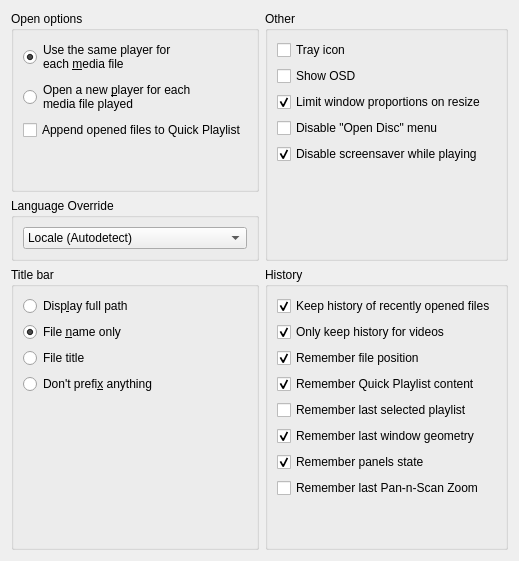
         <widget class="QWidget" name="playerPage">
          <layout class="QGridLayout" name="playerPageLayout">
           <item row="2" column="1">
            <widget class="QGroupBox" name="playerHistoryBox">
             <property name="title">
              <string>History</string>
             </property>
             <layout class="QVBoxLayout" name="playerHistoryBoxLayout">
              <item>
               <widget class="QCheckBox" name="playerKeepHistory">
                <property name="text">
                 <string>Keep history of recently opened files</string>
                </property>
                <property name="checked">
                 <bool>true</bool>
                </property>
               </widget>
              </item>
              <item>
               <widget class="QCheckBox" name="playerKeepHistoryOnlyForVideos">
                <property name="text">
                 <string>Only keep history for videos</string>
                </property>
                <property name="checked">
                 <bool>true</bool>
                </property>
               </widget>
              </item>
              <item>
               <widget class="QCheckBox" name="playerRememberFilePosition">
                <property name="text">
                 <string>Remember file position</string>
                </property>
                <property name="checked">
                 <bool>true</bool>
                </property>
               </widget>
              </item>
              <item>
               <widget class="QCheckBox" name="playerRememberQuickPlaylist">
                <property name="text">
                 <string>Remember Quick Playlist content</string>
                </property>
                <property name="checked">
                 <bool>true</bool>
                </property>
               </widget>
              </item>
              <item>
               <widget class="QCheckBox" name="playerRememberLastPlaylist">
                <property name="text">
                 <string>Remember last selected playlist</string>
                </property>
               </widget>
              </item>
              <item>
               <widget class="QCheckBox" name="playerRememberWindowGeometry">
                <property name="text">
                 <string>Remember last window geometry</string>
                </property>
                <property name="checked">
                 <bool>true</bool>
                </property>
               </widget>
              </item>
              <item>
               <widget class="QCheckBox" name="playerRememberPanels">
                <property name="text">
                 <string>Remember panels state</string>
                </property>
                <property name="checked">
                 <bool>true</bool>
                </property>
               </widget>
              </item>
              <item>
               <widget class="QCheckBox" name="playerRememberPanScanZoom">
                <property name="text">
                 <string>Remember last Pan-n-Scan Zoom</string>
                </property>
               </widget>
              </item>
              <item>
               <spacer name="playerHistorySpacer">
                <property name="orientation">
                 <enum>Qt::Orientation::Vertical</enum>
                </property>
                <property name="sizeHint" stdset="0">
                 <size>
                  <width>20</width>
                  <height>40</height>
                 </size>
                </property>
               </spacer>
              </item>
             </layout>
            </widget>
           </item>
           <item row="1" column="0">
            <widget class="QGroupBox" name="playerLanguageBox">
             <property name="toolTip">
              <string>Requires restarting the application to apply changes</string>
             </property>
             <property name="title">
              <string>Language Override</string>
             </property>
             <layout class="QVBoxLayout" name="verticalLayout_17">
              <item>
               <widget class="QComboBox" name="playerLanguageComboBox_v2">
                <property name="currentIndex">
                 <number>0</number>
                </property>
                <item>
                 <property name="text">
                  <string>Locale (Autodetect)</string>
                 </property>
                </item>
                <item>
                 <property name="text">
                  <string notr="true" extracomment="en - English">English</string>
                 </property>
                </item>
               </widget>
              </item>
             </layout>
            </widget>
           </item>
           <item row="2" column="0">
            <widget class="QGroupBox" name="playerTitleBox">
             <property name="title">
              <string>Title bar</string>
             </property>
             <layout class="QVBoxLayout" name="playerTitleBoxLayout">
              <item>
               <widget class="QRadioButton" name="playerTitleDisplayFullPath">
                <property name="text">
                 <string>Disp&amp;lay full path</string>
                </property>
               </widget>
              </item>
              <item>
               <widget class="QRadioButton" name="playerTitleFileNameOnly">
                <property name="text">
                 <string>File &amp;name only</string>
                </property>
                <property name="checked">
                 <bool>true</bool>
                </property>
               </widget>
              </item>
              <item>
               <widget class="QRadioButton" name="playerTitleFileTitle">
                <property name="text">
                 <string>File title</string>
                </property>
               </widget>
              </item>
              <item>
               <widget class="QRadioButton" name="playerTitleDontPrefix">
                <property name="text">
                 <string>Don't prefi&amp;x anything</string>
                </property>
               </widget>
              </item>
              <item>
               <spacer name="playerTitleSpacer">
                <property name="orientation">
                 <enum>Qt::Orientation::Vertical</enum>
                </property>
                <property name="sizeHint" stdset="0">
                 <size>
                  <width>20</width>
                  <height>40</height>
                 </size>
                </property>
               </spacer>
              </item>
             </layout>
            </widget>
           </item>
           <item row="0" column="0">
            <widget class="QGroupBox" name="playerOpenBox">
             <property name="title">
              <string>Open options</string>
             </property>
             <layout class="QVBoxLayout" name="playerOpenBoxLayout">
              <item>
               <widget class="QRadioButton" name="playerOpenSame">
                <property name="text">
                 <string>Use the same player for
each &amp;media file</string>
                </property>
                <property name="checked">
                 <bool>true</bool>
                </property>
               </widget>
              </item>
              <item>
               <widget class="QRadioButton" name="playerOpenNew">
                <property name="text">
                 <string>Open a new &amp;player for each
media file played</string>
                </property>
               </widget>
              </item>
              <item>
               <widget class="QCheckBox" name="playerAppendToQuickPlaylist">
                <property name="text">
                 <string>Append opened files to Quick Playlist</string>
                </property>
               </widget>
              </item>
              <item>
               <spacer name="playerOpenSpacer">
                <property name="orientation">
                 <enum>Qt::Orientation::Vertical</enum>
                </property>
                <property name="sizeHint" stdset="0">
                 <size>
                  <width>20</width>
                  <height>40</height>
                 </size>
                </property>
               </spacer>
              </item>
             </layout>
            </widget>
           </item>
           <item row="0" column="1" rowspan="2">
            <widget class="QGroupBox" name="playerOtherBox">
             <property name="title">
              <string>Other</string>
             </property>
             <layout class="QVBoxLayout" name="playerOtherBoxLayout">
              <item>
               <widget class="QCheckBox" name="playerTrayIcon">
                <property name="text">
                 <string>Tray icon</string>
                </property>
               </widget>
              </item>
              <item>
               <widget class="QCheckBox" name="playerOSD">
                <property name="text">
                 <string>Show OSD</string>
                </property>
               </widget>
              </item>
              <item>
               <widget class="QCheckBox" name="playerLimitProportions">
                <property name="text">
                 <string>Limit window proportions on resize</string>
                </property>
                <property name="checked">
                 <bool>true</bool>
                </property>
               </widget>
              </item>
              <item>
               <widget class="QCheckBox" name="playerDisableOpenDisc">
                <property name="text">
                 <string>Disable &quot;Open Disc&quot; menu</string>
                </property>
               </widget>
              </item>
              <item>
               <widget class="QCheckBox" name="playerDisableScreensaver">
                <property name="text">
                 <string>Disable screensaver while playing</string>
                </property>
                <property name="checked">
                 <bool>true</bool>
                </property>
               </widget>
              </item>
              <item>
               <spacer name="playerOtherSpacer">
                <property name="orientation">
                 <enum>Qt::Orientation::Vertical</enum>
                </property>
                <property name="sizeHint" stdset="0">
                 <size>
                  <width>20</width>
                  <height>40</height>
                 </size>
                </property>
               </spacer>
              </item>
             </layout>
            </widget>
           </item>
          </layout>
         </widget>
